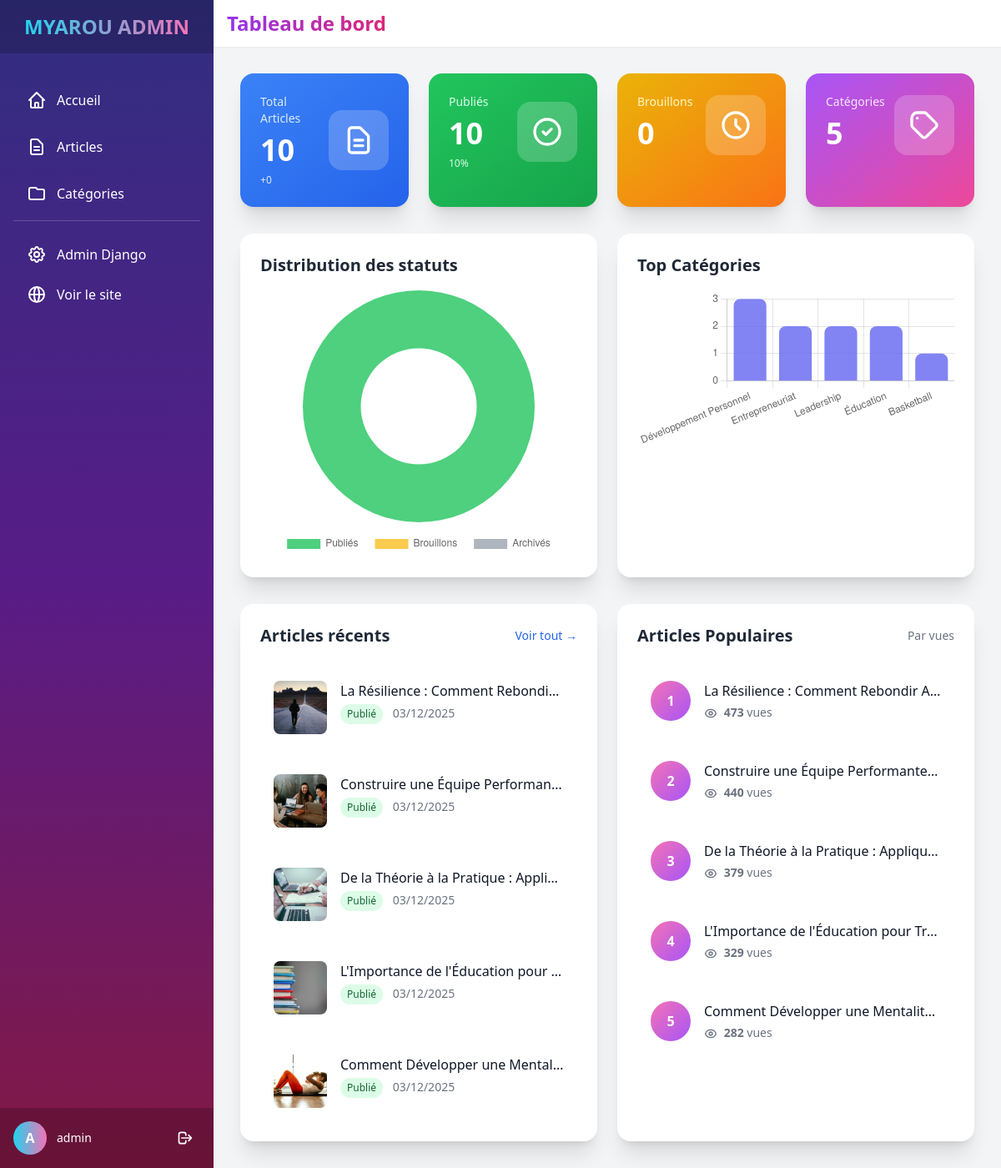
Page /dashboard/ (signed in) on the earlier database version.
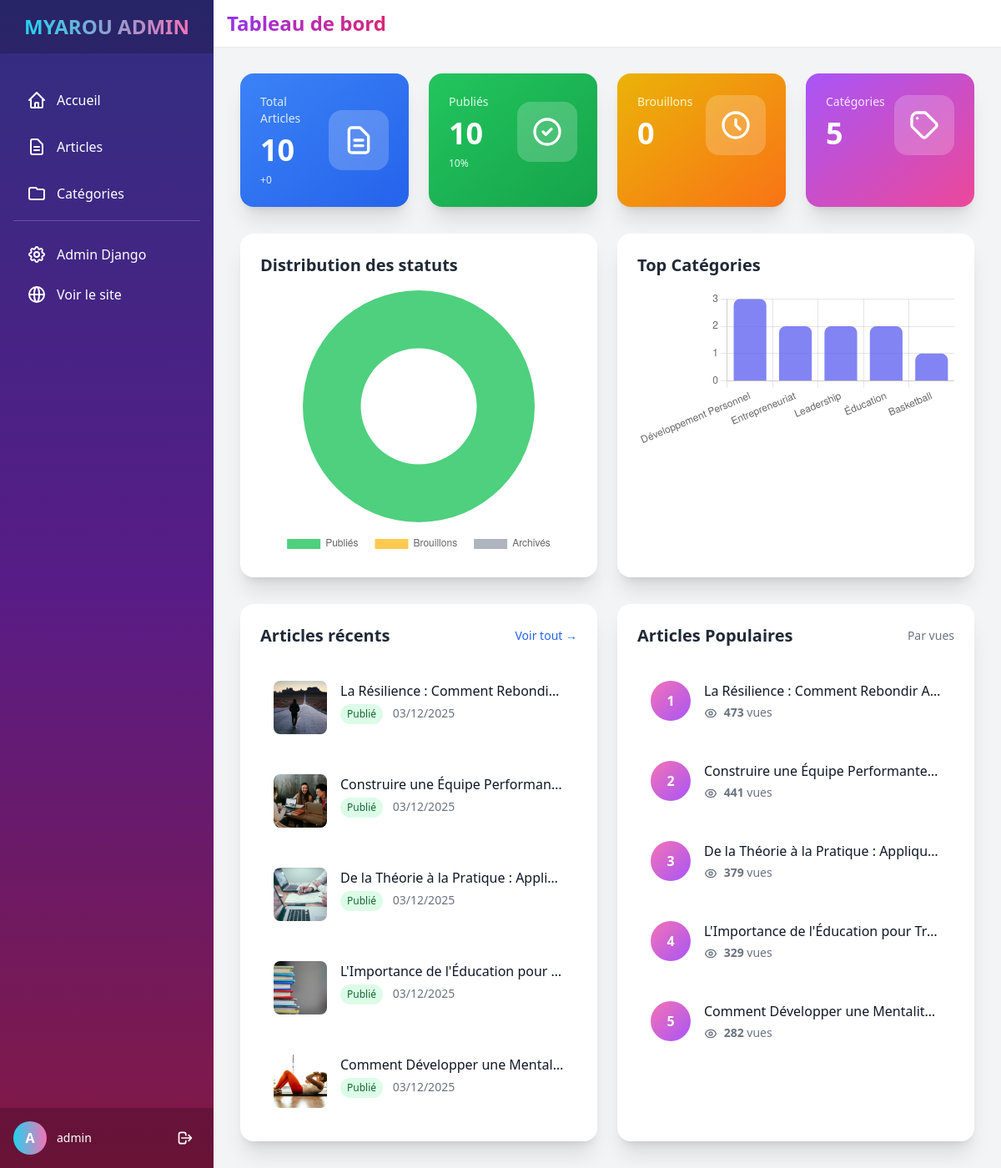
Same page on the later database version.
### blog/models.py (models this page shows, shortened)
class Article(models.Model):
    STATUS_CHOICES = [
        ('draft', 'Brouillon'),
        ('published', 'Publié'),
        ('archived', 'Archivé'),
    ]
    title = models.CharField(
        max_length=255,
        verbose_name="Titre",
        help_text="Titre de l'article."
    )
    slug = models.SlugField(
        max_length=255,
        unique=True,
        blank=True,
        help_text="Slug généré automatiquement."
    )
    content = RichTextUploadingField(
        config_name='awesome_ckeditor',
        verbose_name="Contenu",
        help_text="Contenu principal de l'article avec éditeur HTML riche."
    )
    excerpt = models.TextField(
        blank=True,
        max_length=500,
        verbose_name="Extrait",
        help_text="Court extrait de l'article pour les listes (optionnel)."
    )
    image = models.ImageField(
        upload_to='articles/',
        blank=True,
        null=True,
        help_text="Image principale (optionnel)."
    )
    video_file = models.FileField(
        upload_to='articles/videos/',
        blank=True,
        null=True,
        verbose_name="Fichier vidéo",
        help_text="Télécharger une vidéo (MP4, WebM, etc.)."
    )
    video_url = models.URLField(
        blank=True,
        verbose_name="Lien vidéo",
        help_text="Lien vers une vidéo (YouTube, Vimeo, etc.). Si une vidéo est téléchargée, ce lien sera ignoré."
    )
    author = models.CharField(
        max_length=100,
        blank=True,
        verbose_name="Auteur",
        help_text="Nom de l'auteur"
    )
    category = models.ForeignKey(
        Category,
        on_delete=models.SET_NULL,
        null=True,
        blank=True,
        related_name="articles",
        verbose_name="Catégorie",
        help_text="Catégorie de l'article."
    )
    tags = models.CharField(
        max_length=200,
        blank=True,
        help_text="Tags séparés par des virgules."
    )
    status = models.CharField(
        max_length=10,
        choices=STATUS_CHOICES,
        default='draft',
        verbose_name="Statut",
        help_text="Statut de publication."
    )
    views = models.PositiveIntegerField(
        default=0,
        verbose_name="Vues",
        help_text="Nombre de vues de l'article."
    )
    created_at = models.DateTimeField(
        auto_now_add=True,
        verbose_name="Date de création"
    )
    updated_at = models.DateTimeField(
        auto_now=True,
        verbose_name="Date de modification"
    )
    published_at = models.DateTimeField(
        blank=True,
        null=True,
        verbose_name="Date de publication"
    )
    meta_description = models.CharField(
        max_length=160,
        blank=True,
        verbose_name="Meta description",
        help_text="Description SEO (max 160 caractères)."
    )
    meta_keywords = models.CharField(
        max_length=255,
        blank=True,
        verbose_name="Mots-clés SEO",
        help_text="Mots-clés SEO séparés par des virgules."
    )
    class Meta:
        ordering = ['-published_at', '-created_at']
        verbose_name = "Article"
        verbose_name_plural = "Articles"
        indexes = [
            models.Index(fields=['-published_at']),
            models.Index(fields=['status']),
        ]

### dashboard/views.py (the view)
# urls.py: path('', views.index, name='index'),
@login_required(login_url='dashboard:login')
@user_passes_test(is_staff, login_url='dashboard:login')
def index(request):
    total_articles = Article.objects.count()
    published_articles = Article.objects.filter(status='published').count()
    draft_articles = Article.objects.filter(status='draft').count()
    total_categories = Category.objects.count()
    recent_articles = Article.objects.all()[:5]
    popular_articles = Article.objects.filter(status='published').order_by('-views')[:5]
    categories_stats = Category.objects.annotate(
        article_count=Count('articles')
    ).order_by('-article_count')[:5]
    week_ago = timezone.now() - timedelta(days=7)
    recent_count = Article.objects.filter(created_at__gte=week_ago).count()
    context = {
        'total_articles': total_articles,
        'published_articles': published_articles,
        'draft_articles': draft_articles,
        'total_categories': total_categories,
        'recent_articles': recent_articles,
        'popular_articles': popular_articles,
        'categories_stats': categories_stats,
        'recent_count': recent_count,
    }
    return render(request, 'dashboard/index.html', context)

### dashboard/views.py (called while the page is built)
def is_staff(user):
    return user.is_staff

### dashboard/templates/dashboard/index.html (shortened to what the changed rows need)
{% extends 'dashboard/base.html' %}
{% block page_title %}
    <span class="text-transparent bg-clip-text bg-gradient-to-r from-purple-600 to-pink-600">
    </span>
{% endblock %}
{% block content %}
<div class="grid grid-cols-1 lg:grid-cols-2 gap-6">
    <div class="bg-white rounded-2xl shadow-xl p-6">
        <div class="space-y-4">
            {% for article in recent_articles %}
            <div class="flex items-start space-x-4 p-4 rounded-xl hover:bg-gray-50 transition-colors">
                {% if article.image %}
                <img src="{{ article.image.url }}" alt="{{ article.title }}" class="w-16 h-16 rounded-lg object-cover flex-shrink-0">
                {% else %}
                <div class="w-16 h-16 rounded-lg bg-gradient-to-br from-blue-400 to-purple-500 flex-shrink-0"></div>
                {% endif %}
                <div class="flex-1 min-w-0">
                    <a href="{% url 'dashboard:article_detail' article.pk %}" class="font-medium text-gray-900 hover:text-blue-600 block truncate">
                        {{ article.title }}
                    </a>
                    <p class="text-sm text-gray-500 mt-1">
                        <span class="inline-flex items-center px-2 py-1 rounded-full text-xs font-medium
                            {% if article.status == 'published' %}bg-green-100 text-green-800
                            {% elif article.status == 'draft' %}bg-yellow-100 text-yellow-800
                            {% else %}bg-gray-100 text-gray-800{% endif %}">
                            {{ article.get_status_display }}
                        </span>
                        <span class="ml-2">{{ article.created_at|date:"d/m/Y" }}</span>
                    </p>
                </div>
            </div>
            {% empty %}
            <p class="text-gray-500 text-center py-8">Aucun article pour le moment</p>
            {% endfor %}
        </div>
    </div>
    <div class="bg-white rounded-2xl shadow-xl p-6">
        <div class="space-y-4">
            {% for article in popular_articles %}
            <div class="flex items-start space-x-4 p-4 rounded-xl hover:bg-gray-50 transition-colors">
                <div class="flex-shrink-0 w-12 h-12 rounded-full bg-gradient-to-br from-pink-400 to-purple-500 flex items-center justify-center text-white font-bold">
                    {{ forloop.counter }}
                </div>
                <div class="flex-1 min-w-0">
                    <a href="{% url 'dashboard:article_detail' article.pk %}" class="font-medium text-gray-900 hover:text-blue-600 block truncate">
                        {{ article.title }}
                    </a>
                    <p class="text-sm text-gray-500 mt-1">
                        <span class="ml-1 font-semibold">{{ article.views }}</span> vues
                    </p>
                </div>
            </div>
            {% empty %}
            <p class="text-gray-500 text-center py-8">Aucun article publié</p>
            {% endfor %}
        </div>
    </div>
</div>
{% endblock %}

Differences in the rows shown:
changed Article "Construire une Équipe Performan…": views "440" → "441"
